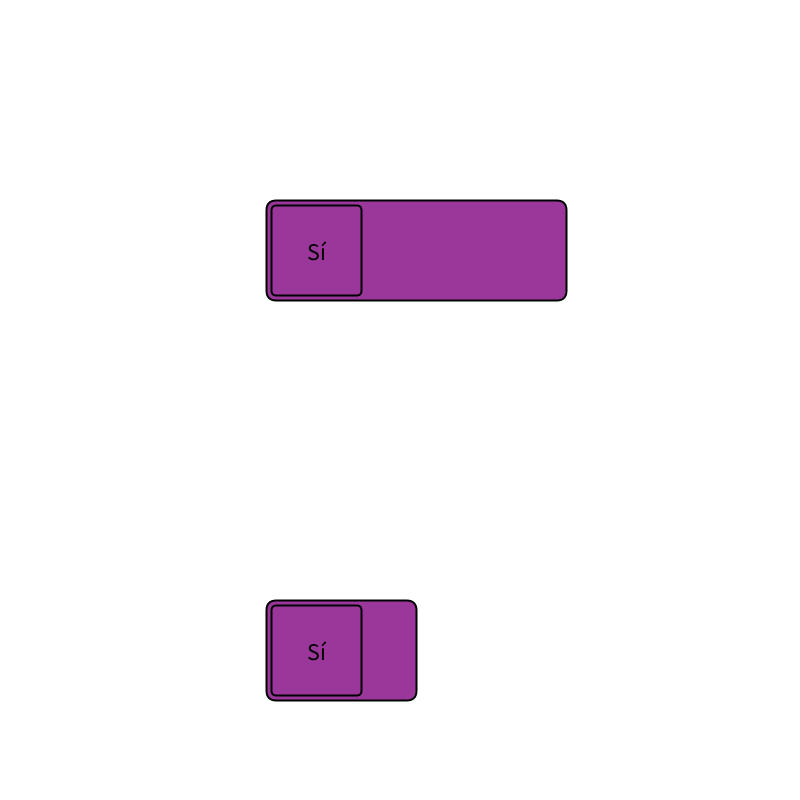
Frame 1 (no input)
Frame 60 (the mouse pressed at the canvas centre just before this capture): identical to frame 1, image omitted
Frame 120 (the mouse held since frame 60 and released just before this capture): identical to frame 1, image omitted

The Processing sketch that drew this single still picture (run headless with seeded random() and noise(); from frame 60 on, the mouse is pressed at the canvas centre):

// Processing sketch: switchButton_001
// ── switchButton_001.pde
// Components de la GUI
// Botons

// Botons de la GUI
SwitchButton b1, b2;

// Dimensions dels botons
float buttonW = 300;
float buttonH = 100;

// Color de fons de l'App
color bgColor = color(255);

void setup(){
  
  size(800, 800);      // Dimensions de la Pantalla
  
  // Creació dels botons de switch
  b1 = new SwitchButton(width/3, height/4, buttonW, buttonH);
  b2 = new SwitchButton(width/3, 3*height/4, buttonW/2, buttonH);
  
}

void draw(){
  
  // Fons de la finestra
  background(bgColor);
  
  // Dibuixa els botons
  b1.display();
  b2.display();
  
  // Actualitza forma del cursor
  updateCursor();
}

// En cas de pitjar el ratolí
void mousePressed(){
  
  if(b1.mouseOverButton()){
    b1.toggle();
    if(b1.enabled){
      bgColor = color(255);
    }
    else {
      bgColor = color(0);
    }
  }
  else if(b2.mouseOverButton()){
    b2.toggle();
  }
}


// Modifica el cursor
void updateCursor(){
  
  if(b1.mouseOverButton() || b2.mouseOverButton()){
      cursor(HAND);
  }
  else {
     cursor(ARROW);
  }
  
}

// ── SwitchButton.pde
// Classe Botó

class SwitchButton {
  
 // Propietats d'un botó:
 float x, y, w, h;  // Posició i dimensions
 // Colors de contorn, farciment, actiu i desactiu
 color fillColor, strokeColor;
 color fillColorOver, fillColorDisabled;
 boolean enabled;  // Abilitat / desabilitat
 
 // Mètode Constructor
 SwitchButton(float x, float y, float w, float h){
   this.x = x;
   this.y = y;
   this.w = w;
   this.h = h;
   this.enabled = true;
   fillColor = color(155, 55, 155);
   fillColorOver = color(255, 55, 155);
   fillColorDisabled = color(150);
   strokeColor = color(0);
 }
 
 // Setters
 
 void setEnabled(boolean b){
   this.enabled = b;
 }
 
 void toggle(){
   this.enabled = !this.enabled;
 }
 
 // Dibuixa el botó
 void display(){
   
   pushStyle();
   
   if(!enabled){
     fill(fillColorDisabled);  // Color desabilitat
   }
   else if(mouseOverButton()){
     fill(fillColorOver);      // Color quan ratolí a sobre
   }
   else{
     fill(fillColor);          // Color actiu però ratolí fora
   }
   stroke(strokeColor); strokeWeight(2);        //Color i gruixa del contorn
   rect(this.x, this.y, this.w, this.h, 10);    // Rectangle del botó
   
   rectMode(CENTER); textAlign(CENTER); textSize(24);
   if(this.enabled){
     rect(this.x + this.h/2, this.y + this.h/2, this.h-10, this.h-10, 5);
     fill(0);
     text("Sí", this.x + this.h/2, this.y + this.h/2 + 10);
   }
   else {
     rect(this.x + this.w - this.h/2, this.y + this.h/2, this.h-10, this.h-10, 5);
     fill(0);
     text("No", this.x + this.w - this.h/2, this.y + this.h/2 + 10);
   }
     
  popStyle();
   
 }
 
 // Indica si el cursor està sobre el botó
 boolean mouseOverButton(){
   return (mouseX >= this.x) && 
          (mouseX<=this.x + this.w) && 
          (mouseY>= this.y) && 
          (mouseY<= this.y + this.h); 
 }
  
}
